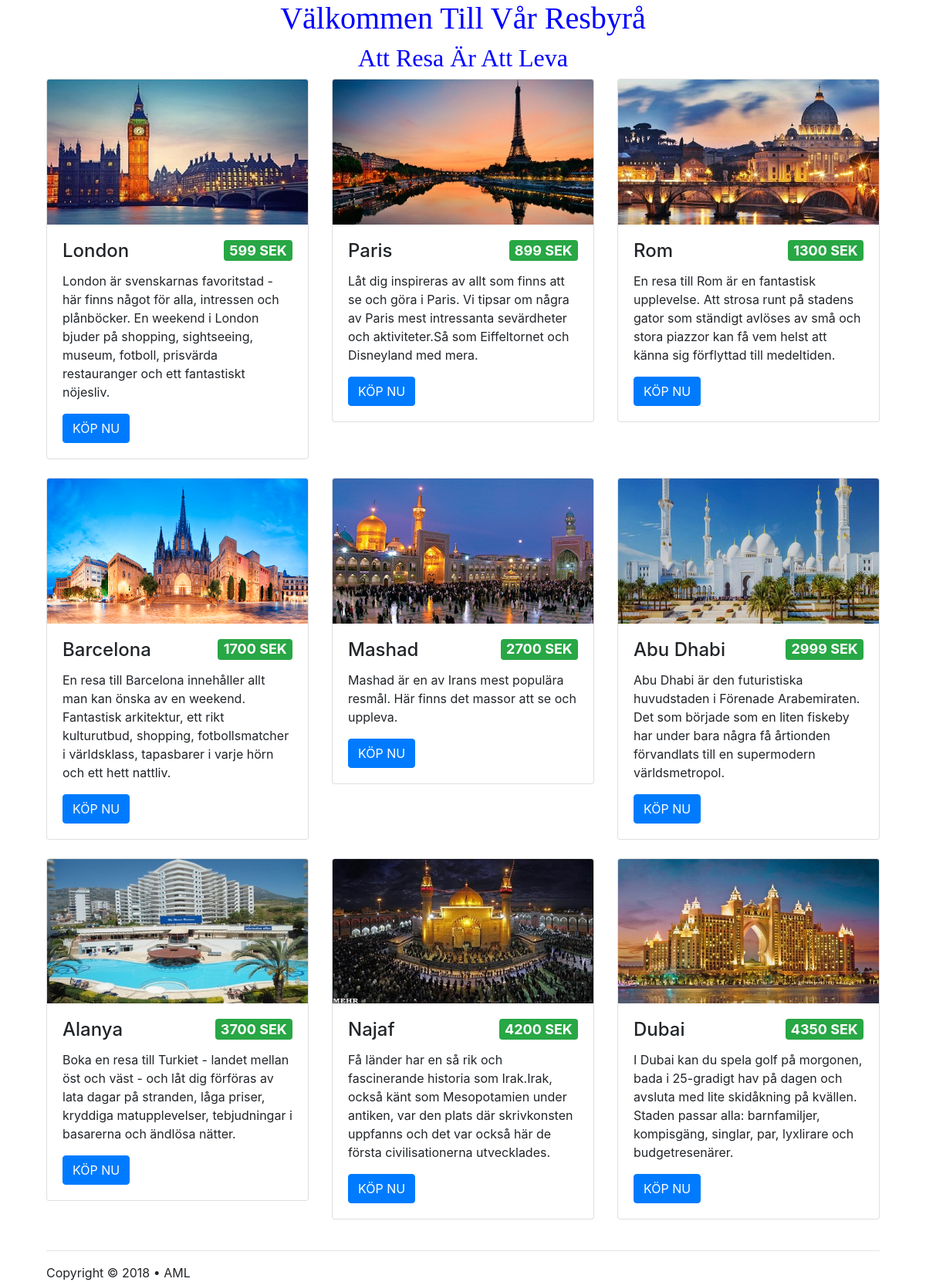
The page / on the database its author committed.
### tables this page shows
CREATE TABLE `destination` (
  `artikelnummer` int(45) NOT NULL,
  `titel` varchar(100) NOT NULL,
  `beskrivning` varchar(550) NOT NULL,
  `bild` varchar(250) NOT NULL,
  `pris` int(100) NOT NULL
);

### index.php (the view, shortened to what this page needs)
<?php include 'header.php';?>
<?php
  require_once('connect.php');
  $query = "SELECT * FROM  destination ORDER BY pris";
  $table = mysqli_query($connection , $query)
           or die (mysqli_error($connection));
?>
<h1>Välkommen Till Vår Resbyrå</h1>
<h2> Att Resa Är Att Leva </h2>
<div class="container">
  <div class="row">
<?php while($row = $table->fetch_assoc()) { ?>
  <div class="col-md-4">
    <div class="card mb-4 box-shadow">
      <img class="card-img-top" src="Images/<?php echo $row['bild']?>" alt="Bild på destination">
      <div class="card-body">
        <h4 class="card-title"><?php echo $row['titel'] ?><span class="price badge badge-success"><?php echo $row['pris'] . " SEK" ?></span></h4>
        <p class="card-text"><?php echo $row['beskrivning'] ?></p>
        <form action="kontaktform.php" method="post">
          <input type="submit" value="KÖP NU" class="btn btn-primary">
        </form>
      </div>
    </div>
  </div>
  <?php } ?>
  </div>
<?php include 'footer.php';?>

### header.php (shortened to what this page needs)
<!doctype html>
<html lang="en">
  <head>
    <link rel="stylesheet" href="https://maxcdn.bootstrapcdn.com/bootstrap/4.0.0/css/bootstrap.min.css">
    <link rel="stylesheet" href="css/style.css">
  </head>
  <body class="container">

### footer.php (shortened to what this page needs)
  <hr>
    <footer>
    Copyright &copy; <?php echo date("Y"); ?>
    &bull; AML
    </footer>
  </body>
</html>

### css/style.css (style rules this page uses)
h1,h2 { font-family: 'Bree Serif', serif; text-align: center; color: blue; }
.price.badge { float: right; }

### rows shown on the page
destination: bild (picture), titel "London", pris "599", beskrivning "London är svenskarnas favoritstad - här finns något för alla, intressen och plånböcker. En weekend i London bjuder på shopping, sightseeing, museum, fotboll, prisvärda restauranger och ett fantastiskt nöjesliv."
destination: bild (picture), titel "Paris", pris "899", beskrivning "Låt dig inspireras av allt som finns att se och göra i Paris. Vi tipsar om några av Paris mest intressanta sevärdheter och aktiviteter.Så som Eiffeltornet och Disneyland med mera."
destination: bild (picture), titel "Rom", pris "1300", beskrivning "En resa till Rom är en fantastisk upplevelse. Att strosa runt på stadens gator som ständigt avlöses av små och stora piazzor kan få vem helst att känna sig förflyttad till medeltiden."
destination: bild (picture), titel "Barcelona", pris "1700", beskrivning "En resa till Barcelona innehåller allt man kan önska av en weekend. Fantastisk arkitektur, ett rikt kulturutbud, shopping, fotbollsmatcher i världsklass, tapasbarer i varje hörn och ett hett nattliv."
destination: bild (picture), titel "Mashad", pris "2700", beskrivning "Mashad är en av Irans mest populära resmål. Här finns det massor att se och uppleva."
destination: bild (picture), titel "Abu Dhabi", pris "2999", beskrivning "Abu Dhabi är den futuristiska huvudstaden i Förenade Arabemiraten. Det som började som en liten fiskeby har under bara några få årtionden förvandlats till en supermodern världsmetropol."
destination: bild (picture), titel "Alanya", pris "3700", beskrivning "Boka en resa till Turkiet - landet mellan öst och väst - och låt dig förföras av lata dagar på stranden, låga priser, kryddiga matupplevelser, tebjudningar i basarerna och ändlösa nätter."
destination: bild (picture), titel "Najaf", pris "4200", beskrivning "Få länder har en så rik och fascinerande historia som Irak.Irak, också känt som Mesopotamien under antiken, var den plats där skrivkonsten uppfanns och det var också här de första civilisationerna utvecklades."
destination: bild (picture), titel "Dubai", pris "4350", beskrivning "I Dubai kan du spela golf på morgonen, bada i 25-gradigt hav på dagen och avsluta med lite skidåkning på kvällen. Staden passar alla: barnfamiljer, kompisgäng, singlar, par, lyxlirare och budgetresenärer."
